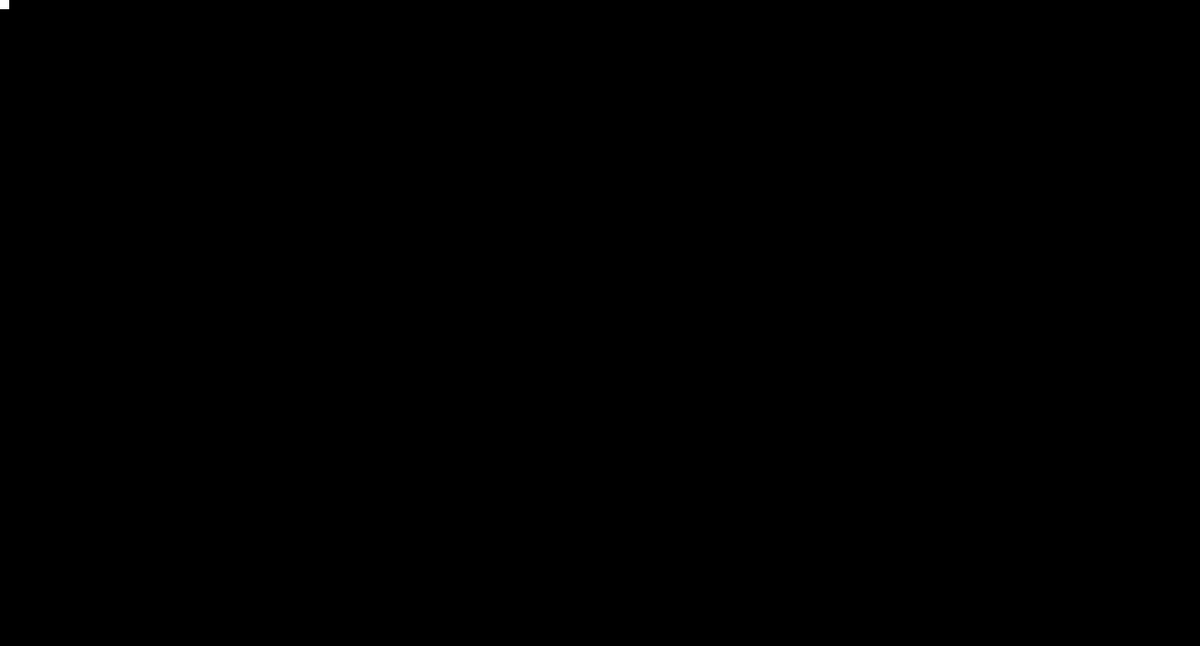
Frame 1 (no input)
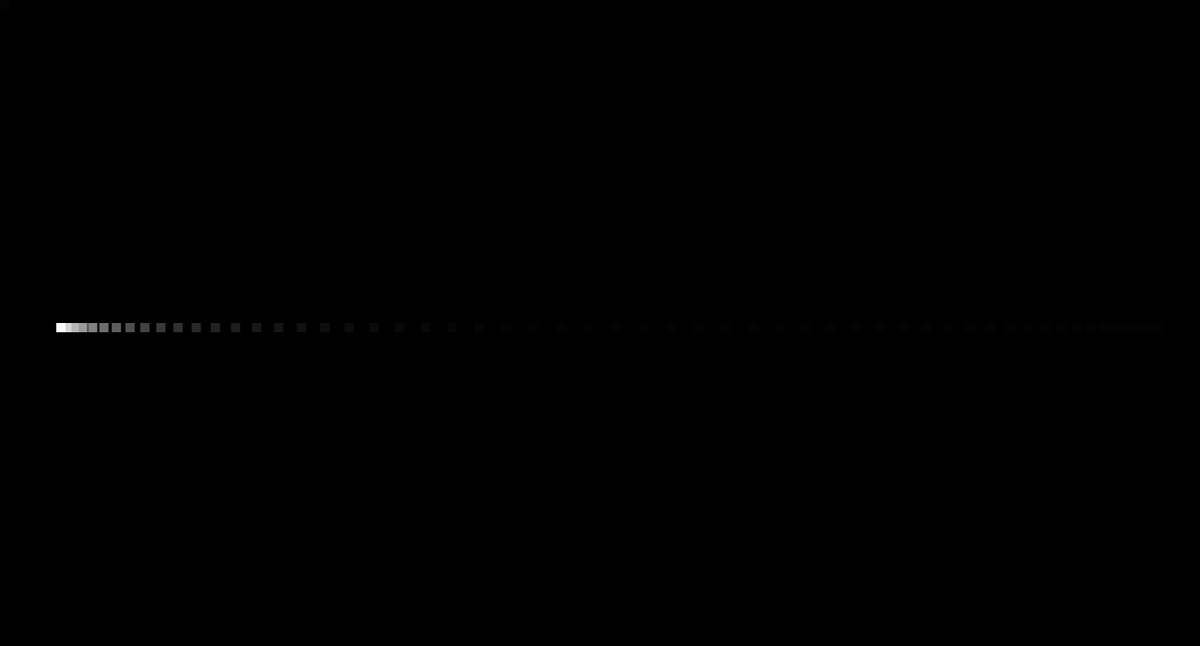
Frame 60 (the mouse pressed at the canvas centre just before this capture)
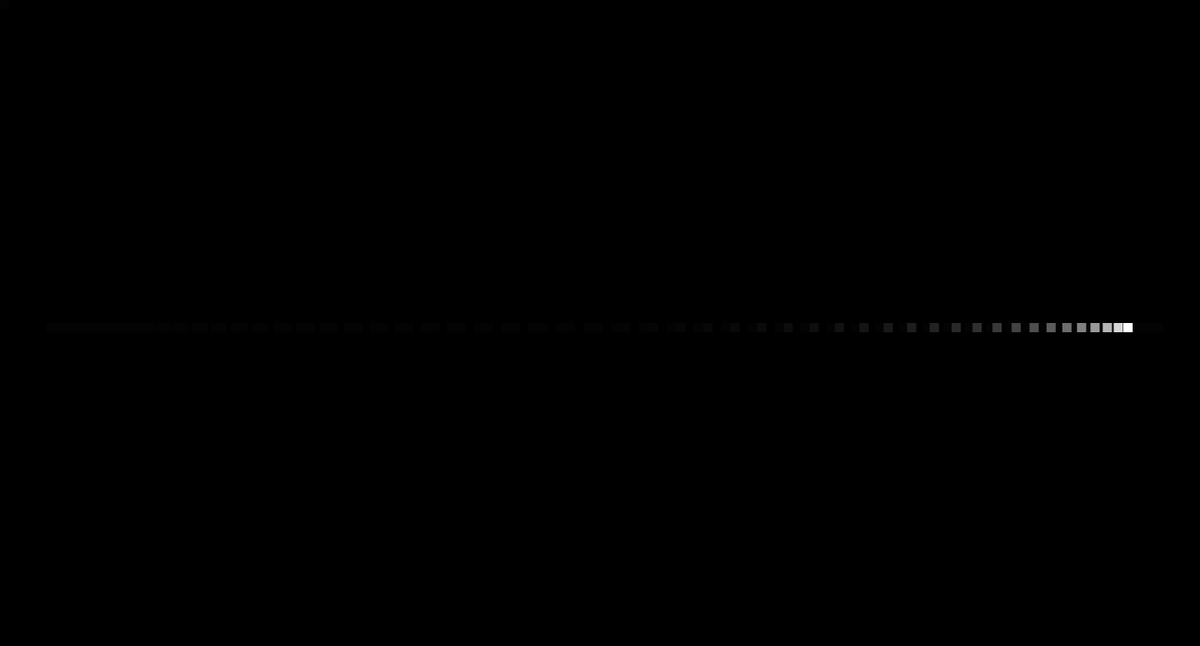
Frame 120 (the mouse held since frame 60 and released just before this capture)

The Processing sketch that drew these frames (run headless with seeded random() and noise(); from frame 60 on, the mouse is pressed at the canvas centre):

// Processing sketch: processing_54233
// ── processing_54233.pde

Dots dot1;
void setup(){
  background(0);
  size(1300,700);
  smooth();
  dot1=new Dots(600);
}
void draw(){
  fill(0,40);
  rect(0,0,width,height);

  dot1.display();
  dot1.move();
}

class Dots{
  float ang;
  float r;
  float x;
  float y;
  
  Dots (float newR){
    r=newR;
  }
  void move(){
    ang+=.05;
    x=cos(ang)*r+width/2;
    y=height/2;
  }
  void display(){
    noStroke();
    fill(255);
    rect(x,y,10,10);
  }
}
